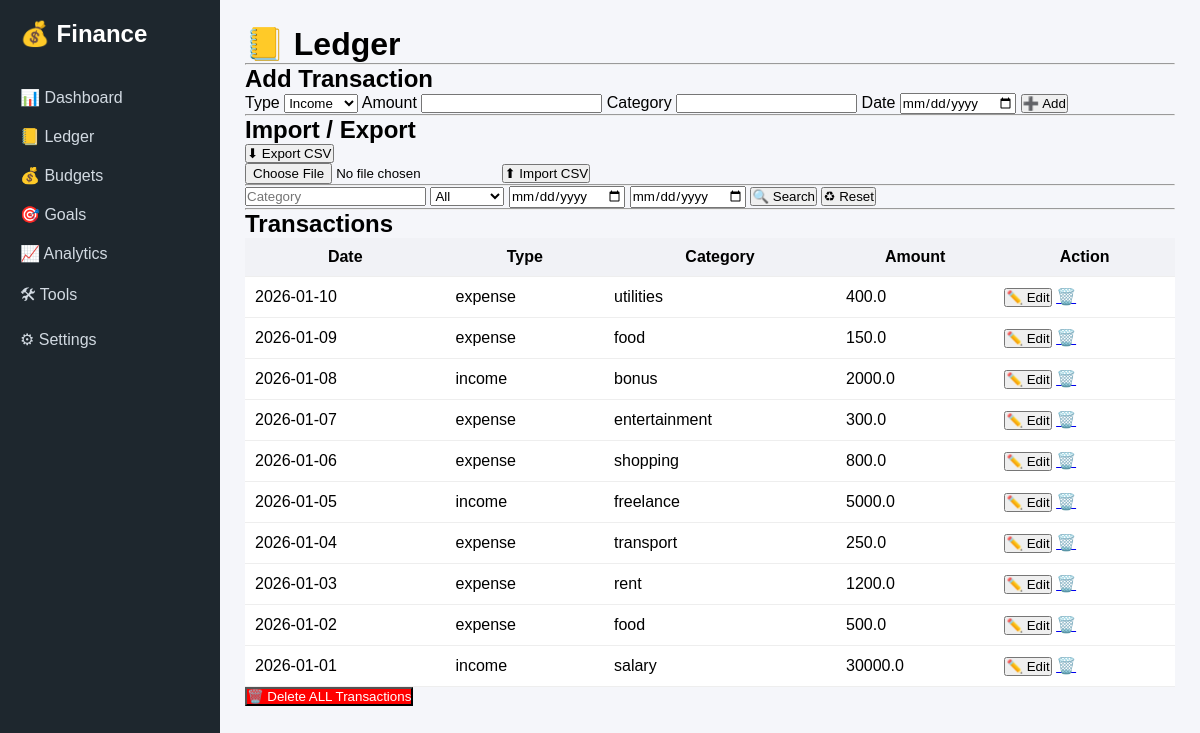
The page /ledger (signed in) on the database its author committed.
### models.py (models this page shows)
class Transaction(db.Model):
    id = db.Column(db.Integer, primary_key=True)
    amount = db.Column(db.Float)
    category = db.Column(db.String(50))
    type = db.Column(db.String(10))  # income / expense
    date = db.Column(db.Date, default=date.today)
    user_id = db.Column(db.Integer)

### routes/transactions.py (the view)
@transactions_bp.route("/ledger")
def ledger():
    if "user_id" not in session:
        return redirect(url_for("auth.login"))
    user_id = session["user_id"]
    category = request.args.get("category")
    txn_type = request.args.get("type")
    start_date = request.args.get("start_date")
    end_date = request.args.get("end_date")
    query = Transaction.query.filter_by(user_id=user_id)
    if category:
        query = query.filter(Transaction.category.ilike(f"%{category}%"))
    if txn_type in ["income", "expense"]:
        query = query.filter(Transaction.type == txn_type)
    if start_date:
        query = query.filter(
            Transaction.date >= datetime.strptime(start_date, "%Y-%m-%d").date()
        )
    if end_date:
        query = query.filter(
            Transaction.date <= datetime.strptime(end_date, "%Y-%m-%d").date()
        )
    transactions = query.order_by(Transaction.date.desc()).all()
    return render_template(
        "ledger.html",
        transactions=transactions,
        filters={
            "category": category or "",
            "type": txn_type or "",
            "start_date": start_date or "",
            "end_date": end_date or ""
        }
    )

### templates/ledger.html (shortened to what this page needs)
{% extends "layout.html" %}
{% block content %}
<h1>📒 Ledger</h1>
<hr>
<h2>Add Transaction</h2>
<form action="{{ url_for('transactions.add_transaction') }}" method="POST">
  <label>Type</label>
  <select name="type" required>
    <option value="income">Income</option>
  </select>
  <label>Amount</label>
  <input type="number" step="0.01" name="amount" required>
  <label>Category</label>
  <input type="text" name="category" required>
  <label>Date</label>
  <input type="date" name="date" required>
  <button type="submit">➕ Add</button>
</form>
<hr>
<h2>Import / Export</h2>
<a href="{{ url_for('transactions.export_csv') }}">
  <button type="button">⬇ Export CSV</button>
</a>
<form action="{{ url_for('transactions.import_csv') }}"
      method="POST"
      enctype="multipart/form-data">
  <input type="file" name="file" accept=".csv" required>
  <button type="submit">⬆ Import CSV</button>
</form>
<hr>
<form method="GET"
      action="{{ url_for('transactions.ledger') }}"
      class="search-form">
  <input type="text"
         name="category"
         placeholder="Category"
         value="{{ filters.category }}">
  <select name="type">
    <option value="">All</option>
  </select>
  <input type="date" name="start_date" value="{{ filters.start_date }}">
  <input type="date" name="end_date" value="{{ filters.end_date }}">
  <button type="submit">🔍 Search</button>
  <a href="{{ url_for('transactions.ledger') }}">
    <button type="button">♻ Reset</button>
  </a>
</form>
<hr>
<h2>Transactions</h2>
{% if transactions %}
<table class="ledger-table">
  <thead>
    <tr>
      <th>Date</th>
      <th>Type</th>
      <th>Category</th>
      <th>Amount</th>
      <th>Action</th>
    </tr>
  </thead>
  <tbody>
  {% for t in transactions %}
  <tr data-id="{{ t.id }}">
    <td>
      <span class="view">{{ t.date }}</span>
    </td>
    <td>
      <span class="view">{{ t.type }}</span>
    </td>
    <td>
      <span class="view">{{ t.category }}</span>
    </td>
    <td>
      <span class="view">{{ t.amount }}</span>
    </td>
    <td>
      <button class="edit-btn" type="button">✏️ Edit</button>
      <a class="delete-link"
         href="{{ url_for('transactions.delete_transaction', id=t.id) }}"
         onclick="return confirm('Delete this transaction?')">
         🗑️
      </a>
    </td>
  </tr>
  {% endfor %}
  </tbody>
</table>
<form action="{{ url_for('transactions.delete_all_transactions') }}"
      method="POST"
      onsubmit="return confirm('⚠️ This will delete ALL your transactions. Continue?');">
  <button style="background:red;color:white;">
    🗑️ Delete ALL Transactions
  </button>
</form>
{% else %}
<p>No transactions yet.</p>
{% endif %}
{% endblock %}

### templates/layout.html (shortened to what this page needs)
<!DOCTYPE html>
<html>
<head>
  <link rel="stylesheet" href="{{ url_for('static', filename='css/style.css') }}">
</head>
<body>
<div class="app">
  <aside class="sidebar">
    <h2 class="logo">💰 Finance</h2>
    <nav>
      <a href="/dashboard">📊 Dashboard</a>
      <a href="/ledger">📒 Ledger</a>
      <a href="/budgets">💰 Budgets</a>
      <a href="/goals">🎯 Goals</a>
      <a href="/analytics">📈 Analytics</a>
      <a href="/tools">🛠 Tools</a>
      <a href="/settings">⚙ Settings</a>
    </nav>
  </aside>
  <main class="content">
    {% block content %}{% endblock %}
  </main>
</div>
</body>
</html>

### static/css/style.css (style rules this page uses)
* { margin: 0; padding: 0; box-sizing: border-box; font-family: Arial, sans-serif; }
body { background: #f5f6fa; }
.app { display: flex; min-height: 100vh; }
.sidebar { width: 220px; background: #1e272e; color: white; padding: 20px; }
.sidebar .logo { margin-bottom: 30px; }
.sidebar a { display: block; color: #d2dae2; text-decoration: none; padding: 10px 0; }
.content { flex: 1; padding: 25px; }
table { width: 100%; border-collapse: collapse; background: white; }
th, td { padding: 10px; border-bottom: 1px solid #eee; }
th { background: #f1f2f6; }

### rows shown on the page
Transaction: date "2026-01-10", type "expense", category "utilities", amount "400.0"
Transaction: date "2026-01-09", type "expense", category "food", amount "150.0"
Transaction: date "2026-01-08", type "income", category "bonus", amount "2000.0"
Transaction: date "2026-01-07", type "expense", category "entertainment", amount "300.0"
Transaction: date "2026-01-06", type "expense", category "shopping", amount "800.0"
Transaction: date "2026-01-05", type "income", category "freelance", amount "5000.0"
Transaction: date "2026-01-04", type "expense", category "transport", amount "250.0"
Transaction: date "2026-01-03", type "expense", category "rent", amount "1200.0"
Transaction: date "2026-01-02", type "expense", category "food", amount "500.0"
Transaction: date "2026-01-01", type "income", category "salary", amount "30000.0"
